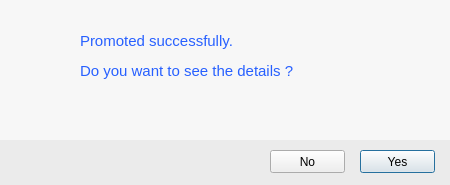
<?xml version="1.0" encoding="UTF-8"?>
<ui version="4.0">
 <class>dialogpromo</class>
 <widget class="QDialog" name="dialogpromo">
  <property name="geometry">
   <rect>
    <x>0</x>
    <y>0</y>
    <width>450</width>
    <height>185</height>
   </rect>
  </property>
  <property name="windowTitle">
   <string>Dialog</string>
  </property>
  <widget class="QLabel" name="label">
   <property name="geometry">
    <rect>
     <x>-10</x>
     <y>-10</y>
     <width>491</width>
     <height>261</height>
    </rect>
   </property>
   <property name="styleSheet">
    <string notr="true">background-color: rgb(247, 247, 247);</string>
   </property>
   <property name="text">
    <string/>
   </property>
  </widget>
  <widget class="QLabel" name="label_2">
   <property name="geometry">
    <rect>
     <x>20</x>
     <y>30</y>
     <width>41</width>
     <height>41</height>
    </rect>
   </property>
   <property name="styleSheet">
    <string notr="true">background-image: url(:/newPrefix/hiclipart.com (3) (1).png);</string>
   </property>
   <property name="text">
    <string/>
   </property>
  </widget>
  <widget class="QLabel" name="label_3">
   <property name="geometry">
    <rect>
     <x>80</x>
     <y>50</y>
     <width>361</width>
     <height>41</height>
    </rect>
   </property>
   <property name="font">
    <font>
     <pointsize>11</pointsize>
    </font>
   </property>
   <property name="styleSheet">
    <string notr="true">color: rgb(48, 127, 255);
color: rgb(39, 96, 255);
</string>
   </property>
   <property name="text">
    <string>Do you want to see the details ?</string>
   </property>
  </widget>
  <widget class="QLabel" name="label_4">
   <property name="geometry">
    <rect>
     <x>80</x>
     <y>20</y>
     <width>341</width>
     <height>41</height>
    </rect>
   </property>
   <property name="font">
    <font>
     <pointsize>11</pointsize>
    </font>
   </property>
   <property name="styleSheet">
    <string notr="true">color: rgb(48, 127, 255);
color: rgb(39, 96, 255);
</string>
   </property>
   <property name="text">
    <string>Promoted successfully.</string>
   </property>
  </widget>
  <widget class="QLabel" name="label_5">
   <property name="geometry">
    <rect>
     <x>0</x>
     <y>140</y>
     <width>451</width>
     <height>51</height>
    </rect>
   </property>
   <property name="styleSheet">
    <string notr="true">background-color: rgb(235, 235, 235);</string>
   </property>
   <property name="text">
    <string/>
   </property>
  </widget>
  <widget class="QPushButton" name="yes">
   <property name="geometry">
    <rect>
     <x>360</x>
     <y>150</y>
     <width>75</width>
     <height>23</height>
    </rect>
   </property>
   <property name="text">
    <string>Yes</string>
   </property>
   <property name="autoDefault">
    <bool>false</bool>
   </property>
   <property name="default">
    <bool>true</bool>
   </property>
  </widget>
  <widget class="QPushButton" name="no">
   <property name="geometry">
    <rect>
     <x>270</x>
     <y>150</y>
     <width>75</width>
     <height>23</height>
    </rect>
   </property>
   <property name="styleSheet">
    <string notr="true"/>
   </property>
   <property name="text">
    <string>No</string>
   </property>
   <property name="autoDefault">
    <bool>true</bool>
   </property>
   <property name="default">
    <bool>false</bool>
   </property>
   <property name="flat">
    <bool>false</bool>
   </property>
  </widget>
 </widget>
 <tabstops>
  <tabstop>yes</tabstop>
  <tabstop>no</tabstop>
 </tabstops>
 <resources>
  <include location="pic.qrc"/>
 </resources>
 <connections/>
</ui>
